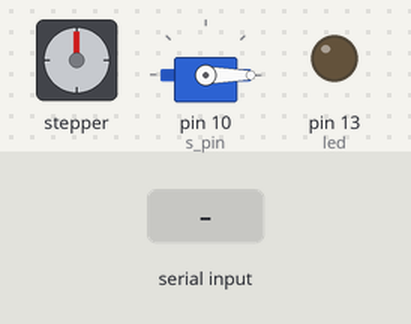
This sketch was run on a simulated Arduino Uno, built with avr-gcc and run on an emulated ATmega328P. On the bench: stepper motor, servo, output pins drawn as LEDs (lit = HIGH). Wiring (inferred from the names in the program): stepper motor driver (200 steps per turn assumed): step pin 7; direction pin 8; enable pin 11. The inputs (shaded band) are chosen by the test bench. EEPROM starts erased; what the sketch prints to the serial monitor is not drawn.

Above: at 1.2 s.
1.3 s: "1" received over Serial
At 2.3 s:
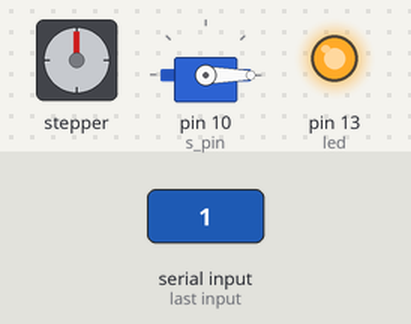
Timing chart, 0 to 10.3 s (numbered marks = the images above; inputs shaded):
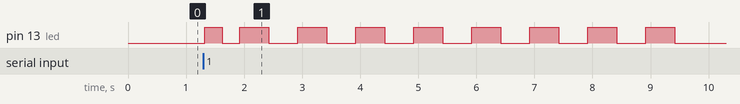

The sketch:

bad_glass.ino
```cpp
#define motor_speed 600
#define servo_speed 5
#define s_a         0          //initial servo angle


#define enable_pin  11
#define step_pin    7
#define dir_pin     8
#define s_pin      10
#define led         13

#include "DS3231.h"
#include <Servo.h>
#include <avr/eeprom.h>
#include "GyverStepper.h"


int32_t motor_sp = 600;
uint8_t servAngle = 155;
String str = "";
String str2 = "";
unsigned long _timer = 0;

struct Backup {
  String msg;
  char msgC[10];
};

Backup backup;

GStepper< STEPPER2WIRE> stepper(400, step_pin, dir_pin, enable_pin);

Servo s;

void setup() {
  Serial.begin(9600);
  pinMode(dir_pin, OUTPUT);
  pinMode(step_pin, OUTPUT);
  pinMode(enable_pin, OUTPUT);
  pinMode(led, OUTPUT);
//  for (int i = 0; i < 5; i++){
//    digitalWrite(led, HIGH);
//    delay(500);
//    digitalWrite(led, LOW);
//    delay(500);
//  }

  //Подключение серв
  s.attach(s_pin);
  //Настройка двигателя
  stepper.disable();
  s.write(s_a);
  Serial.println("reading...");
  eeprom_read_block((void*)&backup, 0, sizeof(backup));
  Serial.println("Message string: " + backup.msg);
  for(int i = 0; i < 6; i++) {
    str2 += backup.msgC[i];
  }
  Serial.println("Message string: " + str2);
}

void loop() {
  //Чтение из порта
  if (Serial.available() > 0) {
    delay(20);
    char c = Serial.read();
    str += c;
    digitalWrite(led, HIGH);
    delay(300);
    digitalWrite(led, LOW);
    delay(300);
  }
  else if (str != ""){
    Serial.println(str);
    int siz = sizeof(str);
    for(int i = 0; i < siz + 1; i++) {
      backup.msgC[i] = str[i];
    }
    for(int i = 0; i < siz + 1; i++){
      digitalWrite(led, HIGH);
      delay(500);
      digitalWrite(led, LOW);
      delay(500);
    }
    backup.msg = str;
    eeprom_update_block((void*)&backup, 0, sizeof(backup));
//    if (int(str[0]) == 98) { //b
//      stepper.enable();
//      stepper.setRunMode(KEEP_SPEED);
//      stepper.setSpeed(motor_speed);
//      stepper.reverse(true);
//      str = "";
//      Serial.println("backwards");
//      while (true) {
//        stepper.tick();
//        if (Serial.available() > 0) {break;}
//      }
//    }
//    else if (int(str[0]) == 102) { //f
//      stepper.enable();
//      stepper.setRunMode(KEEP_SPEED);
//      stepper.setSpeed(motor_speed);
//      stepper.reverse(false);
//      Serial.println("forward");
//      Serial.println(stepper.getCurrent());
//      str = "";
//      _timer = millis();
//      while (true) {
//        stepper.tick();
//        if (Serial.available() > 0) {break;}
//      }
//    }
//    else if (int(str[0]) == 115) { //s
//      Serial.println("stop");
//      Serial.print("time: ");
//      Serial.println(millis() - _timer);
//      Serial.println(stepper.getCurrent());
//      stepper.reset();
//      stepper.disable();
//      str = "";
//    }
//    else {
//      Serial.println(str);
//      Serial.println(str.toInt());
//      s.write(str.toInt());
//      motor_sp = str.toInt();
//      stepper.setSpeed(motor_sp);
      str = "";
//    }
  }
}
```

Measured:
- after the input at 1.3 s, pin 13 (led): goes HIGH 0.30 s, LOW 0.30 s, 7 × (HIGH 0.50 s, LOW 0.50 s), HIGH 0.50 s, then LOW, starting at once
